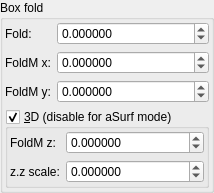
    <widget class="QGroupBox" name="groupBox">
     <property name="title">
      <string>Box fold</string>
     </property>
     <layout class="QVBoxLayout" name="verticalLayout_3">
      <property name="leftMargin">
       <number>2</number>
      </property>
      <property name="topMargin">
       <number>2</number>
      </property>
      <property name="rightMargin">
       <number>2</number>
      </property>
      <property name="bottomMargin">
       <number>2</number>
      </property>
      <item>
       <layout class="QGridLayout" name="gridLayout_2" columnstretch="0,1">
        <item row="1" column="1">
         <widget class="MyDoubleSpinBox" name="spinbox3_transf_addition_constant_x">
          <property name="sizePolicy">
           <sizepolicy hsizetype="Minimum" vsizetype="Maximum">
            <horstretch>0</horstretch>
            <verstretch>0</verstretch>
           </sizepolicy>
          </property>
          <property name="prefix">
           <string/>
          </property>
          <property name="decimals">
           <number>6</number>
          </property>
          <property name="minimum">
           <double>-99.989999999999995</double>
          </property>
          <property name="singleStep">
           <double>0.100000000000000</double>
          </property>
         </widget>
        </item>
        <item row="0" column="1">
         <widget class="MyDoubleSpinBox" name="spinbox_mandelbox_folding_value">
          <property name="sizePolicy">
           <sizepolicy hsizetype="Minimum" vsizetype="Maximum">
            <horstretch>0</horstretch>
            <verstretch>0</verstretch>
           </sizepolicy>
          </property>
          <property name="prefix">
           <string/>
          </property>
          <property name="suffix">
           <string/>
          </property>
          <property name="decimals">
           <number>6</number>
          </property>
          <property name="minimum">
           <double>-99.989999999999995</double>
          </property>
          <property name="maximum">
           <double>99.989999999999995</double>
          </property>
          <property name="singleStep">
           <double>0.100000000000000</double>
          </property>
         </widget>
        </item>
        <item row="1" column="0">
         <widget class="QLabel" name="label_105">
          <property name="text">
           <string>FoldM x:</string>
          </property>
         </widget>
        </item>
        <item row="0" column="0">
         <widget class="QLabel" name="label_108">
          <property name="text">
           <string>Fold:</string>
          </property>
         </widget>
        </item>
        <item row="2" column="0">
         <widget class="QLabel" name="label_106">
          <property name="text">
           <string>FoldM y:</string>
          </property>
         </widget>
        </item>
        <item row="2" column="1">
         <widget class="MyDoubleSpinBox" name="spinbox3_transf_addition_constant_y">
          <property name="sizePolicy">
           <sizepolicy hsizetype="Minimum" vsizetype="Maximum">
            <horstretch>0</horstretch>
            <verstretch>0</verstretch>
           </sizepolicy>
          </property>
          <property name="decimals">
           <number>6</number>
          </property>
          <property name="minimum">
           <double>-99.989999999999995</double>
          </property>
          <property name="maximum">
           <double>99.989999999999995</double>
          </property>
          <property name="singleStep">
           <double>0.100000000000000</double>
          </property>
         </widget>
        </item>
       </layout>
      </item>
      <item>
       <widget class="MyGroupBox" name="groupCheck_transf_function_enabledz">
        <property name="title">
         <string>&amp;3D (disable for aSurf mode)</string>
        </property>
        <property name="checkable">
         <bool>true</bool>
        </property>
        <layout class="QVBoxLayout" name="verticalLayout_4">
         <property name="leftMargin">
          <number>2</number>
         </property>
         <property name="topMargin">
          <number>2</number>
         </property>
         <property name="rightMargin">
          <number>2</number>
         </property>
         <property name="bottomMargin">
          <number>2</number>
         </property>
         <item>
          <layout class="QGridLayout" name="gridLayout_3" columnstretch="0,1">
           <item row="0" column="0">
            <widget class="QLabel" name="label_107">
             <property name="text">
              <string>FoldM z:</string>
             </property>
            </widget>
           </item>
           <item row="0" column="1">
            <widget class="MyDoubleSpinBox" name="spinbox3_transf_addition_constant_z">
             <property name="sizePolicy">
              <sizepolicy hsizetype="Minimum" vsizetype="Maximum">
               <horstretch>0</horstretch>
               <verstretch>0</verstretch>
              </sizepolicy>
             </property>
             <property name="decimals">
              <number>6</number>
             </property>
             <property name="minimum">
              <double>-99.989999999999995</double>
             </property>
             <property name="maximum">
              <double>99.989999999999995</double>
             </property>
             <property name="singleStep">
              <double>0.100000000000000</double>
             </property>
            </widget>
           </item>
           <item row="1" column="1">
            <widget class="MyDoubleSpinBox" name="spinbox_transf_scale_1">
             <property name="sizePolicy">
              <sizepolicy hsizetype="Minimum" vsizetype="Maximum">
               <horstretch>0</horstretch>
               <verstretch>0</verstretch>
              </sizepolicy>
             </property>
             <property name="prefix">
              <string/>
             </property>
             <property name="suffix">
              <string/>
             </property>
             <property name="decimals">
              <number>6</number>
             </property>
             <property name="minimum">
              <double>-99.989999999999995</double>
             </property>
             <property name="maximum">
              <double>99.989999999999995</double>
             </property>
             <property name="singleStep">
              <double>0.100000000000000</double>
             </property>
            </widget>
           </item>
           <item row="1" column="0">
            <widget class="QLabel" name="label_110">
             <property name="text">
              <string>z.z scale:</string>
             </property>
            </widget>
           </item>
          </layout>
         </item>
        </layout>
       </widget>
      </item>
     </layout>
    </widget>
